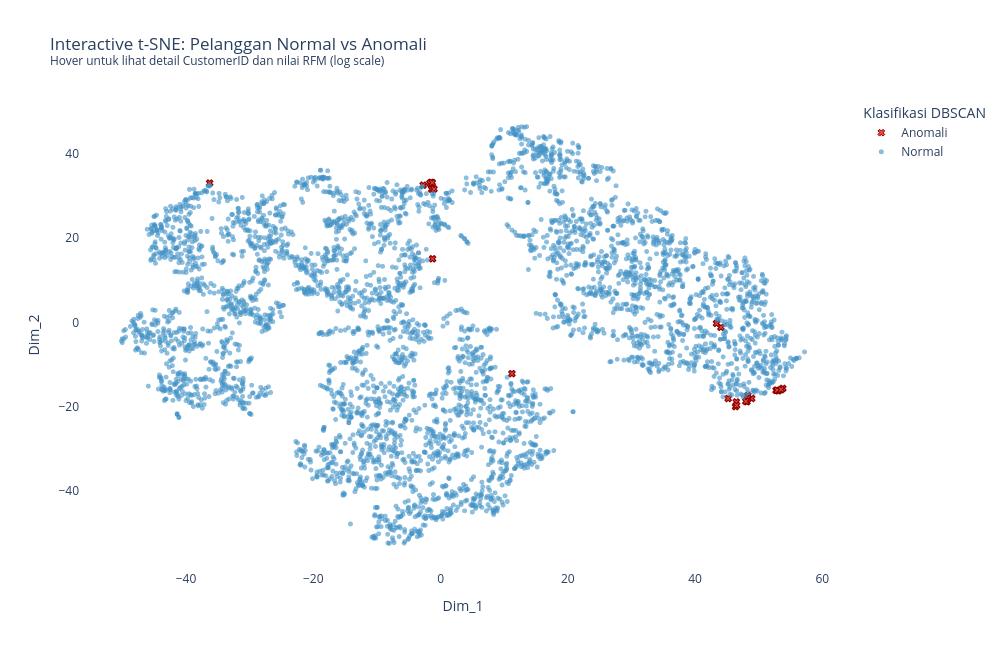

Here is the notebook cell this chart was saved with:
### Code cell
# ============================================================
# EDA 4: t-SNE Interaktif (Plotly)
# Hover menampilkan CustomerID + nilai RFM asli (log scale)
# ============================================================
from sklearn.manifold import TSNE
import plotly.express as px

print("Menghitung t-SNE (mungkin memakan 30-60 detik)...")
tsne = TSNE(
    n_components=2, random_state=42,
    perplexity=50, early_exaggeration=20.0,
    init='pca', learning_rate='auto'
)
tsne_results = tsne.fit_transform(scaled_df)

df_viz = pd.DataFrame({
    'Dim_1'    : tsne_results[:, 0],
    'Dim_2'    : tsne_results[:, 1],
    'Kategori' : ['Anomali' if c == -1 else 'Normal' for c in customer_df_log['Cluster_DBSCAN']],
    'CustID'   : customer_df_log.index.astype(str),
    'Monetary' : customer_df_log['Monetary'].round(3),
    'Frequency': customer_df_log['Frequency'].round(3),
    'Recency'  : customer_df_log['Recency'].round(3)
})

fig = px.scatter(
    df_viz, x='Dim_1', y='Dim_2', color='Kategori',
    color_discrete_map={'Normal': '#4292c6', 'Anomali': '#e74c3c'},
    hover_name='CustID',
    hover_data={
        'Dim_1': False, 'Dim_2': False, 'Kategori': False,
        'Monetary': ':.3f', 'Frequency': ':.3f', 'Recency': ':.3f'
    },
    title='Interactive t-SNE: Pelanggan Normal vs Anomali<br><sup>Hover untuk lihat detail CustomerID dan nilai RFM (log scale)</sup>'
)
fig.update_traces(marker=dict(size=5, opacity=0.6), selector=dict(name='Normal'))
fig.update_traces(
    marker=dict(size=6, opacity=1.0, symbol='x', line=dict(width=1, color='darkred')),
    selector=dict(name='Anomali')
)
fig.update_layout(
    plot_bgcolor='white', width=1000, height=650,
    legend_title_text='Klasifikasi DBSCAN'
)
fig.show()

### Figure 1 — Plotly figure (JSON) as saved in the notebook; plotly's stock layout.template omitted (floating-point values rounded to 4 significant figures; data arrays with more than 128 entries replaced by an {"elided": "..."} marker saying what was removed)
{"data": [{"customdata": [["Anomali", 11.25, 0.693, 5.79], ["Anomali", 11.73, 3.045, 3.219], ["Anomali", 9.142, 0.693, 5.357], ["Anomali", 10.38, 5.333, 0.693], ["Anomali", 10.98, 4.585, 1.386], ["Anomali", 0, 0.693, 2.708], ["Anomali", 10.83, 2.639, 2.398], ["Anomali", 10.88, 2.89, 1.609], ["Anomali", 10.85, 3.807, 2.197], ["Anomali", 9.393, 4.511, 0.693], ["Anomali", 12.54, 4.304, 1.099], ["Anomali", 11.82, 5.293, 0.693], ["Anomali", 10.6, 1.386, 5.209], ["Anomali", 8.259, 0.693, 1.386], ["Anomali", 11.02, 4.522, 0.693], ["Anomali", 10.7, 1.386, 5.464], ["Anomali", 9.425, 1.386, 1.386], ["Anomali", 11.2, 4.143, 3.689], ["Anomali", 10.19, 3.135, 2.197], ["Anomali", 12.04, 1.099, 0.693], ["Anomali", 12.18, 3.85, 2.197], ["Anomali", 8.719, 2.197, 4.078], ["Anomali", 10.62, 4.828, 1.099], ["Anomali", 8.593, 3.555, 5.922], ["Anomali", 8.072, 0.693, 5.677], ["Anomali", 12.47, 4.111, 0.693], ["Anomali", 9.041, 1.946, 2.944]], "hovertemplate": "<b>%{hovertext}</b><br><br>Monetary=%{customdata[1]:.3f}<br>Frequency=%{customdata[2]:.3f}<br>Recency=%{customdata[3]:.3f}<extra></extra>", "hovertext": ["12346.0", "12415.0", "12590.0", "12748.0", "13089.0", "13256.0", "14088.0", "14096.0", "14298.0", "14606.0", "14646.0", "14911.0", "15098.0", "15195.0", "15311.0", "15749.0", "16000.0", "16029.0", "16333.0", "16446.0", "17450.0", "17509.0", "17841.0", "17850.0", "18087.0", "18102.0", "18139.0"], "legendgroup": "Anomali", "marker": {"color": "#e74c3c", "line": {"color": "darkred", "width": 1}, "opacity": 1, "size": 6, "symbol": "x"}, "mode": "markers", "name": "Anomali", "showlegend": true, "type": "scattergl", "x": [-1.474, 48.9, -1.262, 53.52, 52.73, -36.29, 46.47, 46.35, 46.52, 53.78, 48.15, 53.08, -1.551, -1.395, 52.89, -1.675, -1.038, 48.3, 45.2, -1.301, 48.25, 44.06, 53.53, 43.37, -2.739, 47.97, 11.21], "xaxis": "x", "y": [33.29, -18.1, 15.12, -16.01, -16.18, 33.12, -18.93, -20.04, -19.73, -15.71, -18.88, -16.29, 33.21, 31.66, -16.14, 33.09, 31.7, -17.41, -18.12, 33.24, -18.09, -1.187, -15.96, -0.2552, 32.62, -18.77, -12.2], "yaxis": "y"}, {"customdata": {"elided": "4308x4 mixed values"}, "hovertemplate": "<b>%{hovertext}</b><br><br>Monetary=%{customdata[1]:.3f}<br>Frequency=%{customdata[2]:.3f}<br>Recency=%{customdata[3]:.3f}<extra></extra>", "hovertext": {"elided": "4308 str values"}, "legendgroup": "Normal", "marker": {"color": "#4292c6", "opacity": 0.6, "size": 5, "symbol": "circle"}, "mode": "markers", "name": "Normal", "showlegend": true, "type": "scattergl", "x": {"elided": "4308 float values"}, "xaxis": "x", "y": {"elided": "4308 float values"}, "yaxis": "y"}], "layout": {"height": 650, "legend": {"title": {"text": "Klasifikasi DBSCAN"}, "tracegroupgap": 0}, "plot_bgcolor": "white", "title": {"text": "Interactive t-SNE: Pelanggan Normal vs Anomali<br><sup>Hover untuk lihat detail CustomerID dan nilai RFM (log scale)</sup>"}, "width": 1000, "xaxis": {"anchor": "y", "domain": [0, 1], "title": {"text": "Dim_1"}}, "yaxis": {"anchor": "x", "domain": [0, 1], "title": {"text": "Dim_2"}}}}
